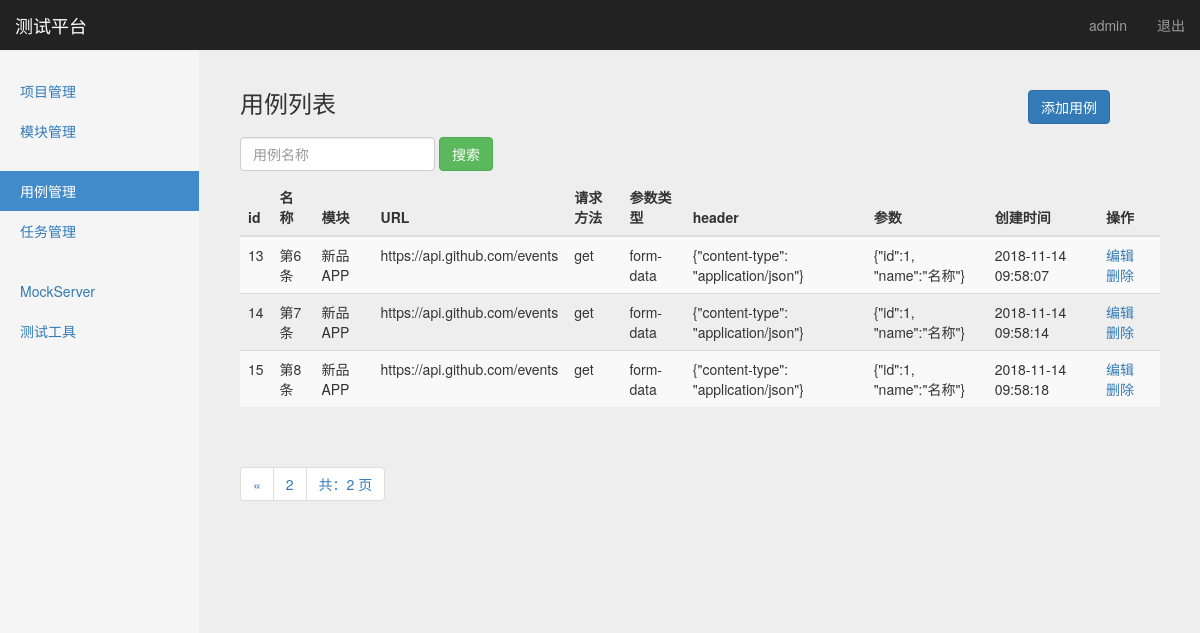
/interface/case_manage/?page=2 (signed in), run on the app's committed database.
### interface_app/models.py (models this page shows, shortened)
class TestCase(models.Model):
    module = models.ForeignKey(Module, on_delete=models.CASCADE)
    name = models.CharField("名称", max_length=100, blank=False, default="")
    url = models.TextField("URL", default="")
    req_method = models.CharField("方法", max_length=10, default="")
    req_type = models.CharField("参数类型", max_length=10, default="")
    req_header = models.TextField("header", default="")
    req_parameter = models.TextField("参数", default="")
    response_assert = models.TextField("断言", default="")
    create_time = models.DateTimeField("创建时间", auto_now_add=True)

### project_app/models.py (models this page shows)
class Module(models.Model):
    project = models.ForeignKey(ProjectManage, on_delete=models.CASCADE)
    title = models.CharField("名称", max_length=100, blank=False, default="")  # 名称
    description = models.TextField("描述", max_length=100, default="")  # 描述
    create_time = models.DateTimeField("创建时间", auto_now_add=True)  # 创建时间
    def __str__(self):
        return self.title

### interface_app/views/testcase_views.py (the view)
# urls.py: path('case_manage/', testcase_views.case_manage),
def case_manage(request):
    cases_list = TestCase.objects.get_queryset().order_by('id')
    paginator = Paginator(cases_list, 10)
    page = request.GET.get("page")
    try:
        contacts = paginator.page(page)
    except PageNotAnInteger:
        contacts = paginator.page(1)
    except EmptyPage:
        contacts = paginator.page(paginator.num_pages)
    return render(request, "case_manage.html",
                  {"cases": contacts,
                   "type": "list"})

### templates/case_manage.html (shortened to what this page needs)
{% extends "base.html" %}
{% block content %}
  <body>
    <nav class="navbar navbar-inverse navbar-fixed-top">
      <div class="container-fluid">
        <div class="navbar-header">
          <a class="navbar-brand" href="#">测试平台</a>
        </div>
        <div id="navbar" class="navbar-collapse collapse">
          <ul class="nav navbar-nav navbar-right">
            <li><a href="#">{{ user }}</a></li>
            <li><a href="/logout/">退出</a></li>
          </ul>
        </div>
      </div>
    </nav>
    <div class="container-fluid">
      <div class="row">
        <div class="col-sm-3 col-md-2 sidebar">
          <ul class="nav nav-sidebar">
            <li> <a href="/manage/project_manage/">项目管理</a></li>
            <li><a href="/manage/module_manage/">模块管理</a></li>
          </ul>
          <ul class="nav nav-sidebar">
            <li class="active"><a href="#">用例管理</a></li>
            <li><a href="">任务管理</a></li>
          </ul>
          <ul class="nav nav-sidebar">
            <li><a href="">MockServer</a></li>
            <li><a href="">测试工具</a></li>
          </ul>
        </div>
        {% if type == 'list'%}
        <div class="col-sm-9 col-sm-offset-3 col-md-10 col-md-offset-2 main">
         <div>
          <h3 class="sub-header">用例列表
                <button type="button" class="btn btn-primary" style="float: right;margin-right: 50px;"
                onclick="window.location.href='/interface/debug/'">添加用例</button>
          </h3>
                <form class="navbar-form" method="get" action="/interface/search_case_name/" style="padding-left: 0px;">
                    <div class="form-group">
                        <input name="case_name" type="text" placeholder="用例名称" class="form-control">
                    </div>
                    <button type="submit" class="btn btn-success">搜索</button>
                </form>
         </div>
          <div class="table-responsive">
            <table class="table table-striped">
              <thead>
                <tr>
                  <th>id</th>
                  <th>名称</th>
                  <th>模块</th>
                  <th>URL</th>
                  <th>请求方法</th>
                  <th>参数类型</th>
                  <th>header</th>
                  <th>参数</th>
                  <th>创建时间</th>
                  <th>操作</th>
                </tr>
              </thead>
              <tbody>
                {% for case in cases %}
                  <tr>
                    <td>{{ case.id }}</td>
                    <td>{{ case.name }}</td>
                    <td>{{ case.module }}</td>
                    <td>{{ case.url }}</td>
                    <td>{{ case.req_method }}</td>
                    <td>{{ case.req_type }}</td>
                    <td>{{ case.req_header }}</td>
                    <td>{{ case.req_parameter }}</td>
                    <td>{{ case.create_time | date:"Y-m-d H:i:s" }}</td>
                    <td>
                      <a href="/interface/edit_case/{{case.id}}/">编辑</a>&ensp;
                      <a href="/interface/delete_case/{{case.id}}/">删除</a>
                    </td>
                  </tr>
                {% endfor %}
              </tbody>
            </table>
               <div class="pagination">
                  <span class="step-links">
                    <ul class="pagination">
                      {% if cases.has_previous %}
                        <li><a href="?search={{ search }}&page={{ cases.previous_page_number }}">&laquo;</a></li>
                      {% endif %}
                       <li><a href="#">{{ cases.number }}</a></li>
                      <li><a href="#">共：{{ cases.paginator.num_pages }} 页</a></li>
                    </ul>
                  </span>
               </div>
          </div>
        </div>
      {% endif %}
      <div class="col-sm-9 col-sm-offset-3 col-md-10 col-md-offset-2 main">
      </div>
           </div>
      </div>
  </body>
{% endblock %}

### static/css/signin.css (style rules this page uses)
body { padding-top: 40px; padding-bottom: 40px; background-color: #eee; }

### static/css/dashboard.css (style rules this page uses)
body { padding-top: 50px; }
.sub-header { padding-bottom: 10px; border-bottom: 1px solid #eee; }
.navbar-fixed-top { border: 0; }
.sidebar { display: none; }
@media (min-width: 768px) { .sidebar { position: fixed; top: 51px; bottom: 0; left: 0; z-index: 1000; display: block; padding: 20px; overflow-x: hidden; overflow-y: auto; background-color: #f5f5f5; border-right: 1px solid #eee; } }
.nav-sidebar { margin-right: -21px; margin-bottom: 20px; margin-left: -20px; }
.nav-sidebar > li > a { padding-right: 20px; padding-left: 20px; }
.nav-sidebar > .active > a, .nav-sidebar > .active > a:hover, .nav-sidebar > .active > a:focus { color: #fff; background-color: #428bca; }
.main { padding: 20px; }
@media (min-width: 768px) { .main { padding-right: 40px; padding-left: 40px; } }

### data on the page
TestCase: id "13", name "第6条", module "新品APP", url "https://api.github.com/events", req_method "get", req_type "form-data", req_header "{\"content-type\": \"application/json\"}", req_parameter "{\"id\":1, \"name\":\"名称\"}", create_time "2018-11-14 09:58:07"
TestCase: id "14", name "第7条", module "新品APP", url "https://api.github.com/events", req_method "get", req_type "form-data", req_header "{\"content-type\": \"application/json\"}", req_parameter "{\"id\":1, \"name\":\"名称\"}", create_time "2018-11-14 09:58:14"
TestCase: id "15", name "第8条", module "新品APP", url "https://api.github.com/events", req_method "get", req_type "form-data", req_header "{\"content-type\": \"application/json\"}", req_parameter "{\"id\":1, \"name\":\"名称\"}", create_time "2018-11-14 09:58:18"

### other printed values
{{ user }} "admin"
{{ cases.number }} "2"
{{ cases.paginator.num_pages }} "2"
